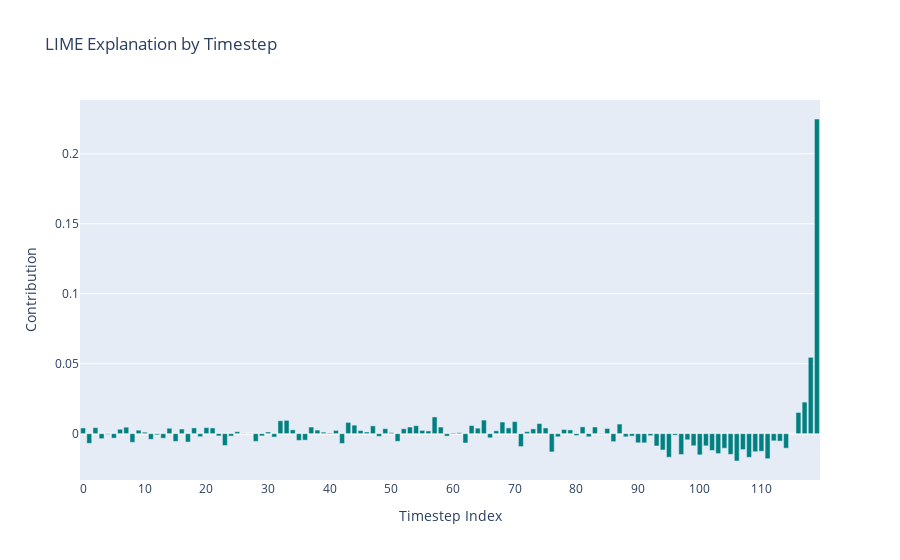

The cell this chart's notebook holds for it:
### Code cell
import pandas as pd
import plotly.graph_objects as go

# Get the LIME explanation as a list of tuples:
lime_explanation_list = explanation.as_list()  # e.g., [("timestep_0", 0.12), ("timestep_1", -0.05), ...]

# Convert to DataFrame:
df_lime = pd.DataFrame(lime_explanation_list, columns=["feature", "contribution"])

# Extract numeric timestep index from the feature names, assuming they follow "timestep_<number>"
df_lime["timestep_index"] = df_lime["feature"].str.extract("timestep_(\d+)").astype(int)

# Now create a Plotly bar plot using the numeric x-axis.
fig = go.Figure(data=go.Bar(
    x=df_lime["timestep_index"],
    y=df_lime["contribution"],
    marker_color="teal"
))
fig.update_layout(
    title="LIME Explanation by Timestep",
    xaxis_title="Timestep Index",
    yaxis_title="Contribution",
    xaxis=dict(tickmode="linear", dtick=10)  # dtick=10 will show ticks every 10 timesteps
)
fig.show()

### Figure 1 — Plotly figure (JSON) as saved in the notebook; plotly's stock layout.template omitted (floating-point values rounded to 4 significant figures)
{"data": [{"marker": {"color": "teal"}, "type": "bar", "x": [119, 118, 117, 106, 111, 108, 95, 116, 100, 97, 105, 103, 76, 109, 110, 102, 57, 94, 107, 104, 114, 65, 33, 71, 32, 93, 101, 99, 70, 23, 68, 43, 74, 42, 1, 87, 62, 91, 90, 8, 44, 17, 63, 54, 86, 47, 15, 28, 51, 113, 112, 81, 35, 83, 53, 37, 58, 36, 7, 98, 20, 2, 69, 18, 75, 0, 21, 11, 64, 14, 85, 3, 49, 52, 73, 16, 13, 5, 6, 78, 66, 34, 79, 38, 9, 31, 55, 41, 88, 77, 82, 45, 19, 67, 56, 48, 59, 89, 24, 22, 29, 25, 92, 72, 80, 30, 46, 96, 39, 10, 12, 50, 61, 60, 40, 4, 26, 84, 27, 115], "y": [0.2249, 0.05456, 0.02257, -0.01953, -0.0179, -0.01692, -0.01685, 0.01516, -0.01514, -0.0149, -0.0148, -0.01422, -0.01304, -0.0129, -0.01258, -0.01199, 0.01195, -0.01165, -0.01138, -0.01039, -0.01036, 0.009725, 0.009504, -0.009221, 0.009218, -0.008798, -0.008694, -0.00865, 0.008599, -0.008452, 0.008298, 0.008044, 0.007229, -0.007025, -0.006922, 0.006865, -0.006655, -0.00654, -0.006533, -0.006177, 0.0061, -0.00599, 0.005794, 0.005694, -0.005692, 0.005586, -0.005556, -0.005504, -0.005503, -0.005331, -0.005109, 0.004875, -0.004809, 0.00478, 0.004746, 0.004742, 0.004741, -0.004647, 0.004636, -0.004378, 0.004326, 0.004293, 0.004121, 0.004111, 0.004091, 0.004087, 0.004079, -0.004022, 0.003941, 0.003859, 0.003694, -0.00357, 0.003561, 0.003518, 0.003434, 0.003325, -0.003267, -0.003209, 0.003178, 0.003024, -0.002951, 0.002748, 0.002678, 0.002546, 0.002487, -0.002448, 0.002328, 0.002276, -0.002239, -0.002221, -0.002221, 0.002207, -0.002175, 0.002052, 0.001943, -0.001938, -0.00175, -0.001745, -0.001741, -0.001628, -0.001617, 0.001453, -0.001439, 0.001432, -0.001325, 0.001201, 0.001199, -0.001093, 0.001081, 0.001052, -0.0008238, 0.0007307, 0.000715, 0.0005305, 0.0004927, -0.0004511, 0.0002566, -0.0002566, 0.0001817, 3.801e-05]}], "layout": {"title": {"text": "LIME Explanation by Timestep"}, "xaxis": {"dtick": 10, "tickmode": "linear", "title": {"text": "Timestep Index"}}, "yaxis": {"title": {"text": "Contribution"}}}}
